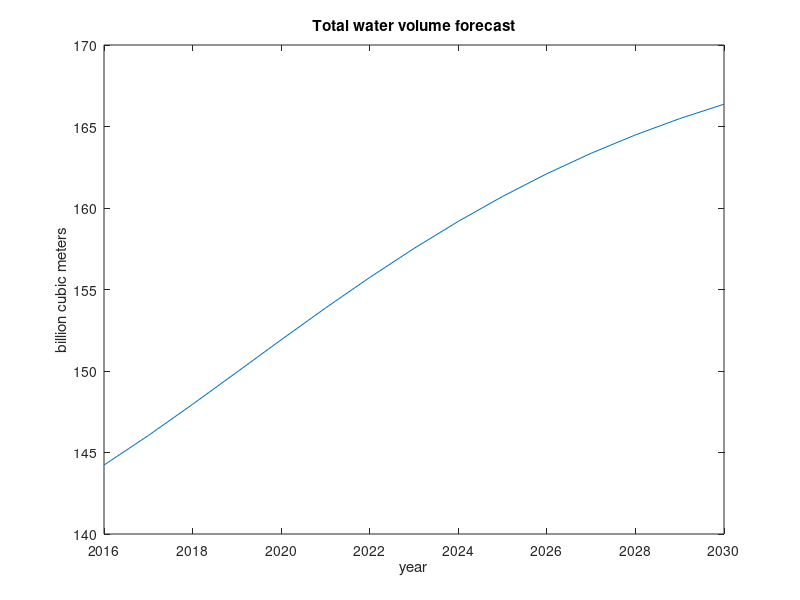

Recreate this plot in MATLAB.
figure;
x=2016:2030;
%data y originates from the last 15 values of vector anew that program s11 outputs
y=[144.231572608824,146.040588362062,147.957100986403,149.930217582082,...
    151.913083766923,153.861821382060,155.740386246384,157.519688168198,...
    159.180688304292,160.709881380475,162.102859656875,163.359242318566,...
    164.484002508906,165.484311333983,166.369240604286];
plot(x,y);
title('Total water volume forecast')
xlabel('year');ylabel('billion cubic meters');

